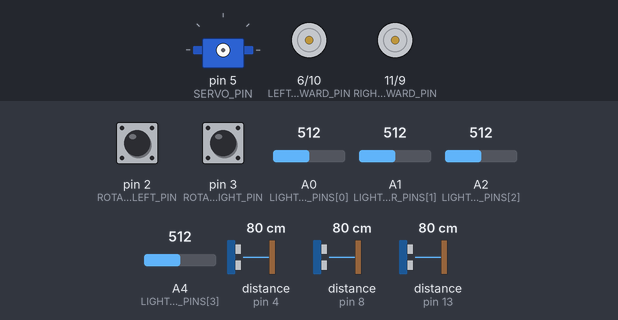
The sketch below on a simulated Arduino Uno, built with avr-gcc and run on an emulated ATmega328P. Shown: servo, motor-driver pin pairs drawn as motors (green arrow = first pin HIGH = forward, orange = second pin HIGH = backward, longer = more drive). Wiring (inferred from the names in the program): 3 × ultrasonic range finder: trigger pin 7, echo pin 4 / trigger pin 12, echo pin 13 / trigger A3, echo pin 8; servo: signal pin 5. The inputs (shaded band) are chosen by the test bench; at power-on: pin 2 (ROTATION_LEFT_PIN) HIGH, pin 3 (ROTATION_RIGHT_PIN) HIGH, A0 (LIGHT_SENSOR_PINS[0]) = 512, A1 (LIGHT_SENSOR_PINS[1]) = 512, A2 (LIGHT_SENSOR_PINS[2]) = 512, A4 (LIGHT_SENSOR_PINS[3]) = 512, distance to the obstacle (sensors on pin 4, pin 8, pin 13) 80 cm. The echo pulse lasts 58.3 µs per cm; servo pulses on a pin are drawn as a servo (544–2400 µs = 0–180°).

Above: at 0.1 s.
At 2.4 s:
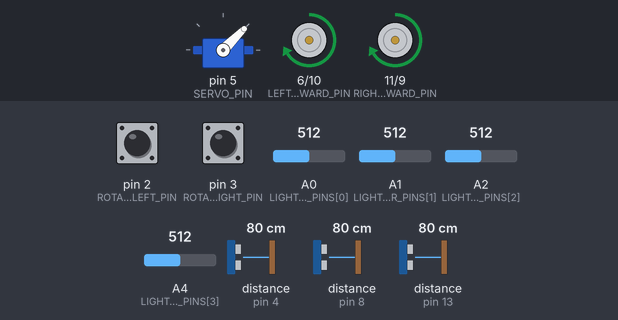
Timing chart, 0 to 3.9 s (numbered marks = the images above):
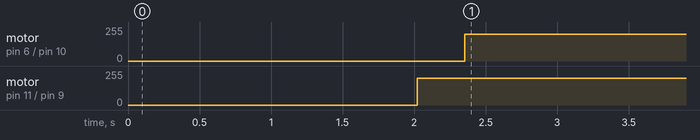

Measured:
- by itself, motor on pin 6 (LEFT_FORWARD_PIN) / pin 10 (LEFT_BACKWARD_PIN): stopped → forward 200/255 at 2.4 s
- by itself, motor on pin 11 (RIGHT_FORWARD_PIN) / pin 9 (RIGHT_BACKWARD_PIN): stopped → forward 200/255 at 2.0 s

The sketch:

Maze_logic_V1.ino
```cpp
// Motor pins
const int LEFT_FORWARD_PIN  = 6;
const int LEFT_BACKWARD_PIN = 10;
const int RIGHT_FORWARD_PIN = 11;
const int RIGHT_BACKWARD_PIN = 9;

// Rotation pins
const int ROTATION_LEFT_PIN  = 2;
const int ROTATION_RIGHT_PIN = 3;

// Ultrasonic pins
const int TRIG_FRONT = 12;
const int ECHO_FRONT = 13;

const int TRIG_LEFT  = 7;
const int ECHO_LEFT  = 4;

const int TRIG_RIGHT = A3;
const int ECHO_RIGHT = 8;

// Light sensors
const int NUM_SENSORS = 4;

const int LIGHT_SENSOR_PINS[NUM_SENSORS] = {A0, A1, A2, A4};

const int BLACK_THRESHOLD = 600;

// Gripper
const int SERVO_PIN = 5;

const int GRIPPER_OPEN_US  = 1820;
const int GRIPPER_CLOSE_US = 1000;

volatile int gripperPulseUs = GRIPPER_CLOSE_US;

unsigned long lastServoMs = 0;

// Maze settings
const int WALL_DISTANCE = 20;

// Encoder variables

volatile unsigned long leftTickCount  = 0;
volatile unsigned long rightTickCount = 0;

// Wheel constants

const float WHEEL_DIAMETER_CM      = 6.5;
const float WHEEL_CIRCUMFERENCE_CM = PI * WHEEL_DIAMETER_CM;

const float TICKS_PER_REVOLUTION = 40.0;
const float TICKS_PER_CM         = TICKS_PER_REVOLUTION / WHEEL_CIRCUMFERENCE_CM;


// Ultrasound constants
// speed of sound / 2

const float SOUND_HALF = 0.017;

// Setup

void setup()
{
    Serial.begin(115200);

    pinMode(LEFT_FORWARD_PIN, OUTPUT);
    pinMode(LEFT_BACKWARD_PIN, OUTPUT);
    pinMode(RIGHT_FORWARD_PIN, OUTPUT);
    pinMode(RIGHT_BACKWARD_PIN, OUTPUT);

    pinMode(TRIG_FRONT, OUTPUT);
    pinMode(ECHO_FRONT, INPUT);

    pinMode(TRIG_LEFT, OUTPUT);
    pinMode(ECHO_LEFT, INPUT);

    pinMode(TRIG_RIGHT, OUTPUT);
    pinMode(ECHO_RIGHT, INPUT);

    for (int i = 0; i < NUM_SENSORS; i++)
    {
        pinMode(LIGHT_SENSOR_PINS[i], INPUT);
    }

    pinMode(SERVO_PIN, OUTPUT);

    pinMode(ROTATION_LEFT_PIN, INPUT_PULLUP);
    pinMode(ROTATION_RIGHT_PIN, INPUT_PULLUP);

    attachInterrupt(
        digitalPinToInterrupt(ROTATION_LEFT_PIN),
        leftEncoderInterrupt,
        CHANGE
    );

    attachInterrupt(
        digitalPinToInterrupt(ROTATION_RIGHT_PIN),
        rightEncoderInterrupt,
        CHANGE
    );

    stopMotors();
}

// Main loop

void loop() {

    runCalibration();

    followBlackLineUntilMaze();

    solveMaze();

    followBlackLineUntilEnd();

    openGripper();

    stopMotors();

    while (true) {
        // Stop forever
    }
}

// Line following

void followBlackLineUntilMaze() {
    while (true) {
        int left  = analogRead(LIGHT_SENSOR_PINS[0]);
        int midL  = analogRead(LIGHT_SENSOR_PINS[1]);
        int midR  = analogRead(LIGHT_SENSOR_PINS[2]);
        int right = analogRead(LIGHT_SENSOR_PINS[3]);

        float front = getDistance(TRIG_FRONT, ECHO_FRONT);

        if (front > 30) {
            stopMotors();
            return;
        }

        if (midL > BLACK_THRESHOLD || midR > BLACK_THRESHOLD) {
            moveForwardCm(4);
        }
        else if (left > BLACK_THRESHOLD) {
            turnLeftSmall();
        }
        else if (right > BLACK_THRESHOLD) {
            turnRightSmall();
        }
        else {
            moveForwardCm(2);
        }
    }
}


void followBlackLineUntilEnd() {
    while (true) {
        if (allSensorsBlack()) {
            stopMotors();
            return;
        }

        int left  = analogRead(LIGHT_SENSOR_PINS[0]);
        int midL  = analogRead(LIGHT_SENSOR_PINS[1]);
        int midR  = analogRead(LIGHT_SENSOR_PINS[2]);
        int right = analogRead(LIGHT_SENSOR_PINS[3]);

        if (midL > BLACK_THRESHOLD || midR > BLACK_THRESHOLD) {
            moveForwardCm(4);
        }
        else if (left > BLACK_THRESHOLD) {
            turnLeftSmall();
        }
        else if (right > BLACK_THRESHOLD) {
            turnRightSmall();
        }
        else {
            moveForwardCm(2);
        }
    }
}

// MAZE SOLVER

void solveMaze() {
    while (true) {
        if (checkBlackLine()) {
            stopMotors();
            return;
        }

        float front = getDistance(TRIG_FRONT, ECHO_FRONT);
        float left  = getDistance(TRIG_LEFT, ECHO_LEFT);
        float right = getDistance(TRIG_RIGHT, ECHO_RIGHT);

        if (left > WALL_DISTANCE) {
            turnLeft90();
            moveForwardCm(25);
        }
        else if (front > WALL_DISTANCE) {
            moveForwardCm(25);
        }
        else if (right > WALL_DISTANCE) {
            turnRight90();
            moveForwardCm(25);
        }
        else {
            turnRight90();
            turnRight90();
        }
    }
}

// Ultrasonic

float getDistance(int trigPin, int echoPin) {
    digitalWrite(trigPin, LOW);
    delayMicroseconds(2);

    digitalWrite(trigPin, HIGH);
    delayMicroseconds(10);

    digitalWrite(trigPin, LOW);

    long duration = pulseIn(echoPin, HIGH);

    return duration * SOUND_HALF;
}

// Movement

void moveForwardCm(float cm) {
    int target = cm * TICKS_PER_CM;

    resetEncoders();

    analogWrite(LEFT_FORWARD_PIN, 200);
    analogWrite(RIGHT_FORWARD_PIN, 200);

    while ((leftTickCount + rightTickCount) / 2 < target) {
        gripperUpdate();
    }

    stopMotors();
}


void turnLeft90() {
    analogWrite(RIGHT_FORWARD_PIN, 200);
    delay(330);
    stopMotors();
}

void turnRight90() {
    analogWrite(LEFT_FORWARD_PIN, 200);
    delay(330);
    stopMotors();
}

void turnLeftSmall() {
    analogWrite(RIGHT_FORWARD_PIN, 200);
    delay(60);
    stopMotors();
}

void turnRightSmall() {
    analogWrite(LEFT_FORWARD_PIN, 200);
    delay(60);
    stopMotors();
}

void stopMotors() {
    analogWrite(LEFT_FORWARD_PIN, 0);
    analogWrite(LEFT_BACKWARD_PIN, 0);
    analogWrite(RIGHT_FORWARD_PIN, 0);
    analogWrite(RIGHT_BACKWARD_PIN, 0);
}

// Encoders

void leftEncoderInterrupt() {
    leftTickCount++;
}

void rightEncoderInterrupt() {
    rightTickCount++;
}

void resetEncoders() {
    leftTickCount  = 0;
    rightTickCount = 0;
}

// Light sensor helpers

bool allSensorsBlack() {
    for (int i = 0; i < NUM_SENSORS; i++) {
        if (analogRead(LIGHT_SENSOR_PINS[i]) < BLACK_THRESHOLD) {
            return false;
        }
    }
    return true;
}


bool checkBlackLine() {
    for (int i = 0; i < NUM_SENSORS; i++) {
        if (analogRead(LIGHT_SENSOR_PINS[i]) > BLACK_THRESHOLD) {
            return true;
        }
    }
    return false;
}

// Calibration

void runCalibration() {
    delay(2000);
}

// Gripper

void gripperUpdate() {
    unsigned long now = millis();
    if (now - lastServoMs >= 20) {
        lastServoMs = now;

        digitalWrite(SERVO_PIN, HIGH);
        delayMicroseconds(gripperPulseUs);
        digitalWrite(SERVO_PIN, LOW);
    }
}

void openGripper() {
    gripperPulseUs = GRIPPER_OPEN_US;
}
```
